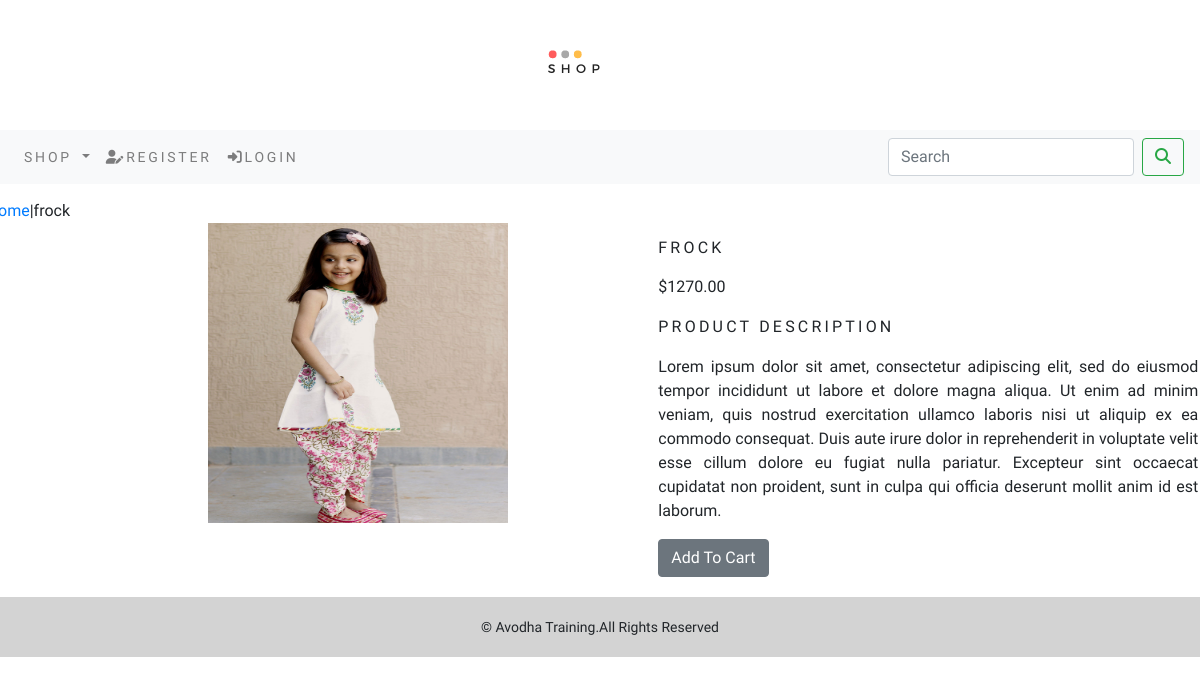
Page /kids-dress/frock/ on the committed database.
### ecommerceapp/models.py (models this page shows, shortened)
class Product(models.Model):
    name=models.CharField(max_length=250,unique=True)
    slug = models.SlugField(max_length=250, unique=True)
    desc = models.TextField(blank=True)
    image = models.ImageField(upload_to='product', blank=True)
    category=models.ForeignKey(category,on_delete=models.CASCADE)
    price=models.DecimalField(max_digits=10,decimal_places=2)
    stock=models.IntegerField()
    available=models.BooleanField(default=True)
    created=models.DateTimeField(auto_now=True)
    updated=models.DateTimeField(auto_now=True)
    class Meta:
        ordering = ('name',)
        verbose_name = 'product'
        verbose_name_plural = 'products'

### ecommerceapp/views.py (the view)
# urls.py: path('<slug:c_slug>/<slug:product_slug>/',views.ProdCatDetail,name='ProdCatDetail'),
def ProdCatDetail(request,c_slug,product_slug):
    try:
        product=Product.objects.get(category__slug=c_slug,slug=product_slug)
    except Exception as e:
        raise e
    return render(request,'product.html',{'product':product})

### cart/context_processors.py (called while the page is built)
def counter(request):
    item_count=0
    if 'admin' in request.path:
        return {}
    else:
        try:
            cart=Cart.objects.filter(cart_id=_cart_id(request))
            cart_items=CartItem.objects.all().filter(cart=cart[:1])
            for cart_item in cart_items:
                item_count+=cart_item.quantity
        except Cart.DoesNotExist:
            item_count=0
        return dict(item_count=item_count)

### cart/views.py (called while the page is built)
def _cart_id(request):
    cart=request.session.session_key
    if not cart:
        cart=request.session.create()
    return cart

### ecommerceapp/context_processors.py (called while the page is built)
def menu_links(request):
    links=category.objects.all()
    return dict(links=links)

### ecommerceapp/models.py (called while the page is built)
    def get_url(self):
        return reverse("ecommerceapp:products_by_category",args=[self.slug])

### templates/product.html (shortened to what this page needs)
{% extends 'base.html' %}
{% load static %}
{% block content %}
<div class="row my_prod_row_class">
    <div class="mx-auto">
        <p><a href="{% url 'ecommerceapp:allProdCat' %}">Home</a>|<a href="{{ product.category.get_url }}"></a>{{product.name}} </p>
    </div>
    <div class="container">
        <br>
        <div class="row">
            <div class="col-12 col-sm-12 col-md-12 col-lg-6 text-center">
                <div style="min-width:18rem;">
                <img src="{{product.image.url}}" alt="{{product.name}}" style="width:300px;height:300px">
            </div>
        </div>
        <div class="col-12 col-sm-12 col-md-12 col-lg-6 ">
            <div>
                <h1 class="my_prod_title">{{product.name}}</h1>
                <p>${{product.price}}</p>
                <p class="my_title">Product Description</p>
                <p class="text-justify my_prod_text">{{product.desc}}</p>
                {% if product.stock <= 0 %}
                   <p class="text-justify my_prod_text"><b> Out Of Stock</b></p>
                {% else %}
                    <a class="btn btn-secondary" href="{% url 'cart:add_cart' product.id %}">Add To Cart</a>
                {% endif %}
            </div>
        </div>
    </div>
</div>
{% endblock %}

### static/css/custom.css (style rules this page uses)
body { font-family: 'Shippori Mincho', serif; }
.my_title { font-size:16px; text-transform:uppercase; letter-spacing:.2em; }
.my_prod_row_class { padding-top:15px; padding-bottom:20px; }
.my_prod_title { font-size:16px; text-transform:uppercase; letter-spacing:.2em; padding-top:15px; padding-bottom:10px; }

### rows in the picture
Product: name "frock", image (picture), name "FROCK", price "1270.00", desc "Lorem ipsum dolor sit amet, consectetur adipiscing elit, sed do eiusmod tempor incididunt ut labore et dolore magna aliqua. Ut enim ad minim veniam, quis nostrud exercitation ullamco laboris nisi ut aliquip ex ea commodo consequat. Duis aute irure dolor in reprehenderit in voluptate velit esse cillum dolore eu fugiat nulla pariatur. Excepteur sint occaecat cupidatat non proident, sunt in culpa qui officia deserunt mollit anim id est laborum."
